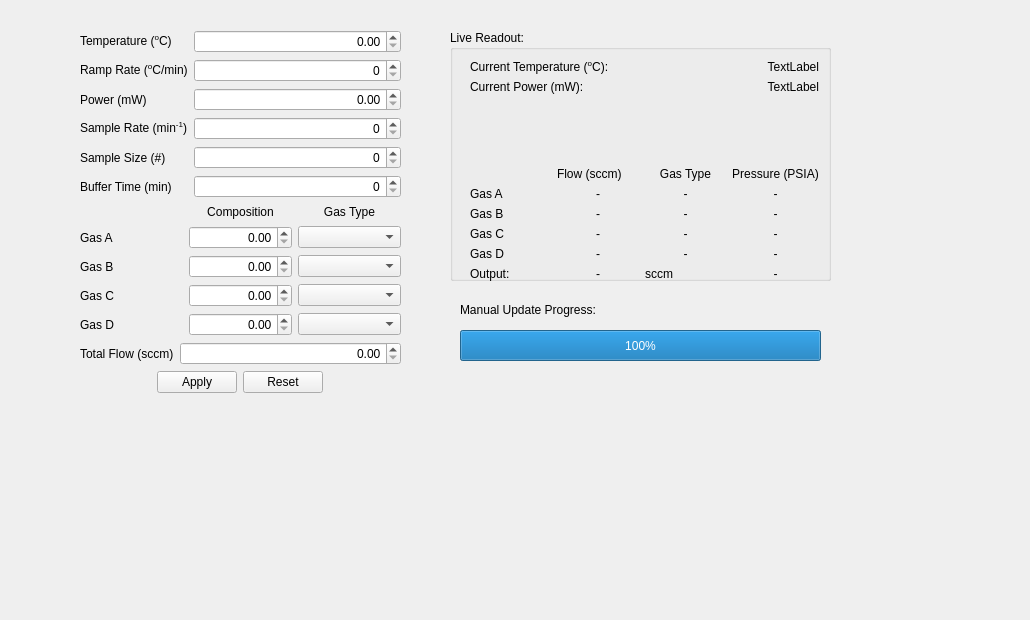
     <widget class="QWidget" name="tabManualControl">
      <attribute name="title">
       <string>Manual Control</string>
      </attribute>
      <widget class="QWidget" name="layoutWidget">
       <property name="geometry">
        <rect>
         <x>80</x>
         <y>30</y>
         <width>321</width>
         <height>444</height>
        </rect>
       </property>
       <layout class="QVBoxLayout" name="manualControlLayout">
        <item>
         <layout class="QFormLayout" name="formLayout_2">
          <item row="0" column="0">
           <widget class="QLabel" name="label_60">
            <property name="text">
             <string>&lt;html&gt;&lt;head/&gt;&lt;body&gt;&lt;p&gt;Temperature (&lt;span style=&quot; vertical-align:super;&quot;&gt;o&lt;/span&gt;C)&lt;/p&gt;&lt;/body&gt;&lt;/html&gt;</string>
            </property>
           </widget>
          </item>
          <item row="1" column="0">
           <widget class="QLabel" name="label_62">
            <property name="text">
             <string>&lt;html&gt;&lt;head/&gt;&lt;body&gt;&lt;p&gt;Ramp Rate (&lt;span style=&quot; vertical-align:super;&quot;&gt;o&lt;/span&gt;C/min)&lt;/p&gt;&lt;/body&gt;&lt;/html&gt;</string>
            </property>
           </widget>
          </item>
          <item row="1" column="1">
           <widget class="QSpinBox" name="manualRamp">
            <property name="alignment">
             <set>Qt::AlignRight|Qt::AlignTrailing|Qt::AlignVCenter</set>
            </property>
           </widget>
          </item>
          <item row="2" column="0">
           <widget class="QLabel" name="label_63">
            <property name="text">
             <string>Power (mW)</string>
            </property>
           </widget>
          </item>
          <item row="2" column="1">
           <widget class="QDoubleSpinBox" name="manualPower">
            <property name="alignment">
             <set>Qt::AlignRight|Qt::AlignTrailing|Qt::AlignVCenter</set>
            </property>
           </widget>
          </item>
          <item row="3" column="0">
           <widget class="QLabel" name="label_52">
            <property name="text">
             <string>&lt;html&gt;&lt;head/&gt;&lt;body&gt;&lt;p&gt;Sample Rate (min&lt;span style=&quot; vertical-align:super;&quot;&gt;-1&lt;/span&gt;)&lt;/p&gt;&lt;/body&gt;&lt;/html&gt;</string>
            </property>
           </widget>
          </item>
          <item row="3" column="1">
           <widget class="QSpinBox" name="manualSampleRate">
            <property name="alignment">
             <set>Qt::AlignRight|Qt::AlignTrailing|Qt::AlignVCenter</set>
            </property>
           </widget>
          </item>
          <item row="4" column="0">
           <widget class="QLabel" name="label_61">
            <property name="text">
             <string>Sample Size (#)</string>
            </property>
           </widget>
          </item>
          <item row="4" column="1">
           <widget class="QSpinBox" name="manualSampleSize">
            <property name="alignment">
             <set>Qt::AlignRight|Qt::AlignTrailing|Qt::AlignVCenter</set>
            </property>
           </widget>
          </item>
          <item row="5" column="0">
           <widget class="QLabel" name="label_64">
            <property name="text">
             <string>Buffer Time (min)</string>
            </property>
           </widget>
          </item>
          <item row="5" column="1">
           <widget class="QSpinBox" name="manualBuffer">
            <property name="alignment">
             <set>Qt::AlignRight|Qt::AlignTrailing|Qt::AlignVCenter</set>
            </property>
           </widget>
          </item>
          <item row="0" column="1">
           <widget class="QDoubleSpinBox" name="manualTemp">
            <property name="alignment">
             <set>Qt::AlignRight|Qt::AlignTrailing|Qt::AlignVCenter</set>
            </property>
           </widget>
          </item>
         </layout>
        </item>
        <item>
         <layout class="QGridLayout" name="gridLayout_7">
          <item row="2" column="0">
           <widget class="QLabel" name="label_58">
            <property name="text">
             <string>Gas B</string>
            </property>
           </widget>
          </item>
          <item row="3" column="0">
           <widget class="QLabel" name="label_59">
            <property name="text">
             <string>Gas C</string>
            </property>
           </widget>
          </item>
          <item row="0" column="1">
           <widget class="QLabel" name="label_55">
            <property name="text">
             <string>Composition</string>
            </property>
            <property name="alignment">
             <set>Qt::AlignCenter</set>
            </property>
           </widget>
          </item>
          <item row="1" column="1">
           <widget class="QDoubleSpinBox" name="manualGasAComp">
            <property name="alignment">
             <set>Qt::AlignRight|Qt::AlignTrailing|Qt::AlignVCenter</set>
            </property>
           </widget>
          </item>
          <item row="2" column="1">
           <widget class="QDoubleSpinBox" name="manualGasBComp">
            <property name="alignment">
             <set>Qt::AlignRight|Qt::AlignTrailing|Qt::AlignVCenter</set>
            </property>
           </widget>
          </item>
          <item row="3" column="1">
           <widget class="QDoubleSpinBox" name="manualGasCComp">
            <property name="alignment">
             <set>Qt::AlignRight|Qt::AlignTrailing|Qt::AlignVCenter</set>
            </property>
           </widget>
          </item>
          <item row="3" column="2">
           <widget class="QComboBox" name="manualGasCType"/>
          </item>
          <item row="0" column="2">
           <widget class="QLabel" name="label_56">
            <property name="text">
             <string>Gas Type</string>
            </property>
            <property name="alignment">
             <set>Qt::AlignCenter</set>
            </property>
           </widget>
          </item>
          <item row="1" column="0">
           <widget class="QLabel" name="label_57">
            <property name="text">
             <string>Gas A</string>
            </property>
           </widget>
          </item>
          <item row="1" column="2">
           <widget class="QComboBox" name="manualGasAType"/>
          </item>
          <item row="2" column="2">
           <widget class="QComboBox" name="manualGasBType"/>
          </item>
          <item row="4" column="0">
           <widget class="QLabel" name="label_20">
            <property name="text">
             <string>Gas D</string>
            </property>
           </widget>
          </item>
          <item row="4" column="1">
           <widget class="QDoubleSpinBox" name="manualGasDComp">
            <property name="alignment">
             <set>Qt::AlignRight|Qt::AlignTrailing|Qt::AlignVCenter</set>
            </property>
           </widget>
          </item>
          <item row="4" column="2">
           <widget class="QComboBox" name="manualGasDType"/>
          </item>
         </layout>
        </item>
        <item>
         <layout class="QFormLayout" name="formLayout_3">
          <item row="0" column="0">
           <widget class="QLabel" name="label_54">
            <property name="text">
             <string>Total Flow (sccm)</string>
            </property>
           </widget>
          </item>
          <item row="0" column="1">
           <widget class="QDoubleSpinBox" name="manualFlow">
            <property name="alignment">
             <set>Qt::AlignRight|Qt::AlignTrailing|Qt::AlignVCenter</set>
            </property>
           </widget>
          </item>
          <item row="1" column="0" colspan="2">
           <widget class="QDialogButtonBox" name="buttonBox">
            <property name="layoutDirection">
             <enum>Qt::RightToLeft</enum>
            </property>
            <property name="orientation">
             <enum>Qt::Horizontal</enum>
            </property>
            <property name="standardButtons">
             <set>QDialogButtonBox::Apply|QDialogButtonBox::Reset</set>
            </property>
            <property name="centerButtons">
             <bool>true</bool>
            </property>
           </widget>
          </item>
         </layout>
        </item>
       </layout>
      </widget>
      <widget class="QProgressBar" name="progressBar">
       <property name="geometry">
        <rect>
         <x>460</x>
         <y>330</y>
         <width>361</width>
         <height>31</height>
        </rect>
       </property>
       <property name="maximum">
        <number>100</number>
       </property>
       <property name="value">
        <number>100</number>
       </property>
      </widget>
      <widget class="QLabel" name="label_18">
       <property name="geometry">
        <rect>
         <x>460</x>
         <y>300</y>
         <width>181</width>
         <height>19</height>
        </rect>
       </property>
       <property name="text">
        <string>Manual Update Progress:</string>
       </property>
      </widget>
      <widget class="QGroupBox" name="groupBox">
       <property name="geometry">
        <rect>
         <x>450</x>
         <y>30</y>
         <width>381</width>
         <height>251</height>
        </rect>
       </property>
       <property name="title">
        <string>Live Readout:</string>
       </property>
       <widget class="QWidget" name="layoutWidget">
        <property name="geometry">
         <rect>
          <x>20</x>
          <y>30</y>
          <width>349</width>
          <height>221</height>
         </rect>
        </property>
        <layout class="QVBoxLayout" name="verticalLiveReadout1">
         <item>
          <layout class="QFormLayout" name="formLayout">
           <item row="1" column="0">
            <widget class="QLabel" name="label_75">
             <property name="text">
              <string>Current Power (mW):</string>
             </property>
            </widget>
           </item>
           <item row="0" column="0">
            <widget class="QLabel" name="label_74">
             <property name="text">
              <string>&lt;html&gt;&lt;head/&gt;&lt;body&gt;&lt;p&gt;Current Temperature (&lt;span style=&quot; vertical-align:super;&quot;&gt;o&lt;/span&gt;C):&lt;/p&gt;&lt;/body&gt;&lt;/html&gt;</string>
             </property>
            </widget>
           </item>
           <item row="0" column="1">
            <widget class="QLabel" name="current_temp_1">
             <property name="text">
              <string>TextLabel</string>
             </property>
             <property name="alignment">
              <set>Qt::AlignRight|Qt::AlignTrailing|Qt::AlignVCenter</set>
             </property>
            </widget>
           </item>
           <item row="1" column="1">
            <widget class="QLabel" name="current_power_1">
             <property name="text">
              <string>TextLabel</string>
             </property>
             <property name="alignment">
              <set>Qt::AlignRight|Qt::AlignTrailing|Qt::AlignVCenter</set>
             </property>
            </widget>
           </item>
          </layout>
         </item>
         <item>
          <layout class="QGridLayout" name="gridLayout_8">
           <item row="2" column="1">
            <widget class="QLabel" name="current_gasB_comp_1">
             <property name="text">
              <string>-</string>
             </property>
             <property name="alignment">
              <set>Qt::AlignCenter</set>
             </property>
            </widget>
           </item>
           <item row="5" column="2">
            <widget class="QLabel" name="label_73">
             <property name="text">
              <string>sccm</string>
             </property>
            </widget>
           </item>
           <item row="0" column="1">
            <widget class="QLabel" name="label_65">
             <property name="text">
              <string>Flow (sccm)</string>
             </property>
            </widget>
           </item>
           <item row="1" column="2">
            <widget class="QLabel" name="current_gasA_type_1">
             <property name="text">
              <string>-</string>
             </property>
             <property name="alignment">
              <set>Qt::AlignCenter</set>
             </property>
            </widget>
           </item>
           <item row="0" column="2">
            <widget class="QLabel" name="label_66">
             <property name="text">
              <string>Gas Type</string>
             </property>
             <property name="alignment">
              <set>Qt::AlignCenter</set>
             </property>
            </widget>
           </item>
           <item row="5" column="0">
            <widget class="QLabel" name="label_53">
             <property name="text">
              <string>Output:</string>
             </property>
            </widget>
           </item>
           <item row="2" column="2">
            <widget class="QLabel" name="current_gasB_type_1">
             <property name="text">
              <string>-</string>
             </property>
             <property name="alignment">
              <set>Qt::AlignCenter</set>
             </property>
            </widget>
           </item>
           <item row="2" column="0">
            <widget class="QLabel" name="label_68">
             <property name="text">
              <string>Gas B</string>
             </property>
            </widget>
           </item>
           <item row="4" column="1">
            <widget class="QLabel" name="current_gasD_comp_1">
             <property name="text">
              <string>-</string>
             </property>
             <property name="alignment">
              <set>Qt::AlignCenter</set>
             </property>
            </widget>
           </item>
           <item row="1" column="0">
            <widget class="QLabel" name="label_67">
             <property name="text">
              <string>Gas A</string>
             </property>
            </widget>
           </item>
           <item row="3" column="2">
            <widget class="QLabel" name="current_gasC_type_1">
             <property name="text">
              <string>-</string>
             </property>
             <property name="alignment">
              <set>Qt::AlignCenter</set>
             </property>
            </widget>
           </item>
           <item row="3" column="0">
            <widget class="QLabel" name="label_69">
             <property name="text">
              <string>Gas C</string>
             </property>
            </widget>
           </item>
           <item row="4" column="2">
            <widget class="QLabel" name="current_gasD_type_1">
             <property name="text">
              <string>-</string>
             </property>
             <property name="alignment">
              <set>Qt::AlignCenter</set>
             </property>
            </widget>
           </item>
           <item row="3" column="1">
            <widget class="QLabel" name="current_gasC_comp_1">
             <property name="text">
              <string>-</string>
             </property>
             <property name="alignment">
              <set>Qt::AlignCenter</set>
             </property>
            </widget>
           </item>
           <item row="4" column="0">
            <widget class="QLabel" name="label_21">
             <property name="text">
              <string>Gas D</string>
             </property>
            </widget>
           </item>
           <item row="5" column="1">
            <widget class="QLabel" name="current_gasE_flow_1">
             <property name="text">
              <string>-</string>
             </property>
             <property name="alignment">
              <set>Qt::AlignCenter</set>
             </property>
            </widget>
           </item>
           <item row="1" column="1">
            <widget class="QLabel" name="current_gasA_comp_1">
             <property name="text">
              <string>-</string>
             </property>
             <property name="alignment">
              <set>Qt::AlignCenter</set>
             </property>
            </widget>
           </item>
           <item row="0" column="3">
            <widget class="QLabel" name="label_28">
             <property name="text">
              <string>Pressure (PSIA)</string>
             </property>
             <property name="alignment">
              <set>Qt::AlignCenter</set>
             </property>
            </widget>
           </item>
           <item row="1" column="3">
            <widget class="QLabel" name="current_gasA_pressure_1">
             <property name="text">
              <string>-</string>
             </property>
             <property name="alignment">
              <set>Qt::AlignCenter</set>
             </property>
            </widget>
           </item>
           <item row="2" column="3">
            <widget class="QLabel" name="current_gasB_pressure_1">
             <property name="text">
              <string>-</string>
             </property>
             <property name="alignment">
              <set>Qt::AlignCenter</set>
             </property>
            </widget>
           </item>
           <item row="3" column="3">
            <widget class="QLabel" name="current_gasC_pressure_1">
             <property name="text">
              <string>-</string>
             </property>
             <property name="alignment">
              <set>Qt::AlignCenter</set>
             </property>
            </widget>
           </item>
           <item row="4" column="3">
            <widget class="QLabel" name="current_gasD_pressure_1">
             <property name="text">
              <string>-</string>
             </property>
             <property name="alignment">
              <set>Qt::AlignCenter</set>
             </property>
            </widget>
           </item>
           <item row="5" column="3">
            <widget class="QLabel" name="current_gasE_pressure_1">
             <property name="text">
              <string>-</string>
             </property>
             <property name="alignment">
              <set>Qt::AlignCenter</set>
             </property>
            </widget>
           </item>
          </layout>
         </item>
        </layout>
       </widget>
      </widget>
      <widget class="QLabel" name="label_38">
       <property name="geometry">
        <rect>
         <x>810</x>
         <y>520</y>
         <width>211</width>
         <height>91</height>
        </rect>
       </property>
       <property name="text">
        <string/>
       </property>
       <property name="pixmap">
        <pixmap>../../../../../.designer/backup/gui_style_guides/drawing.svg</pixmap>
       </property>
       <property name="scaledContents">
        <bool>true</bool>
       </property>
       <property name="alignment">
        <set>Qt::AlignCenter</set>
       </property>
      </widget>
     </widget>
